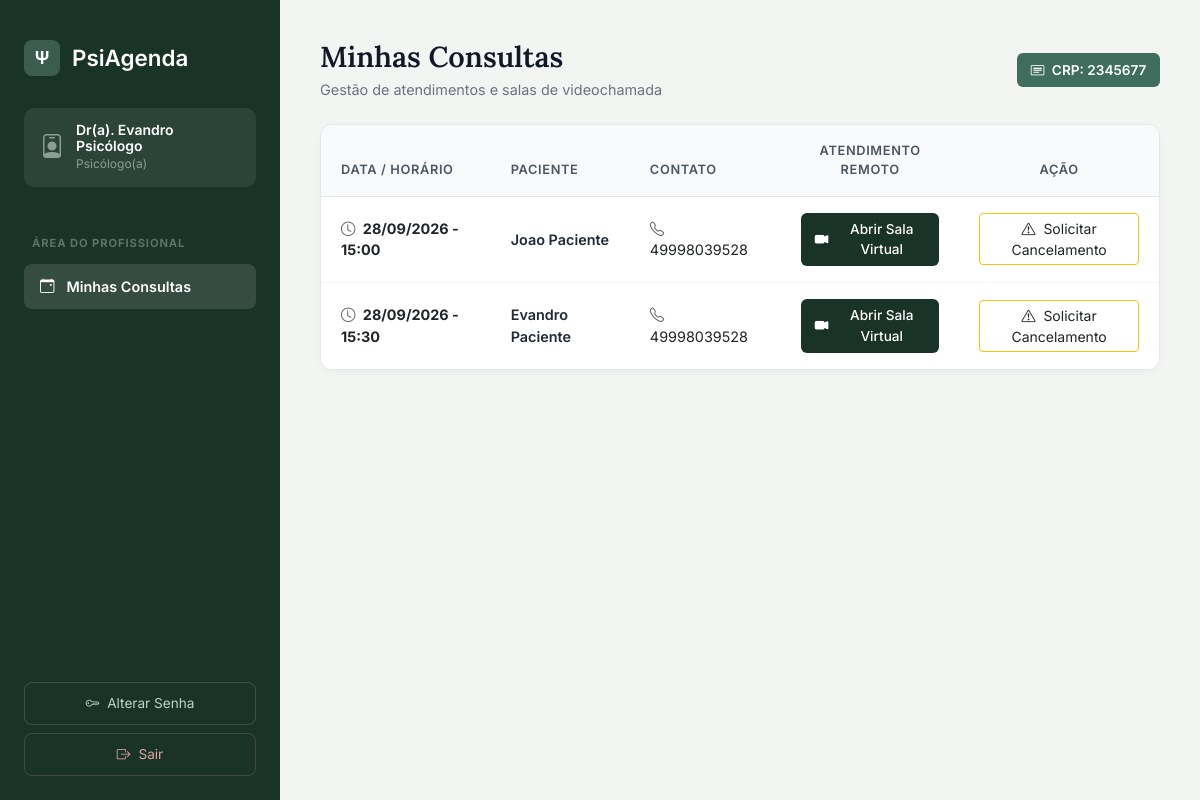
Page /psicologo/ (signed in) on the earlier database version.
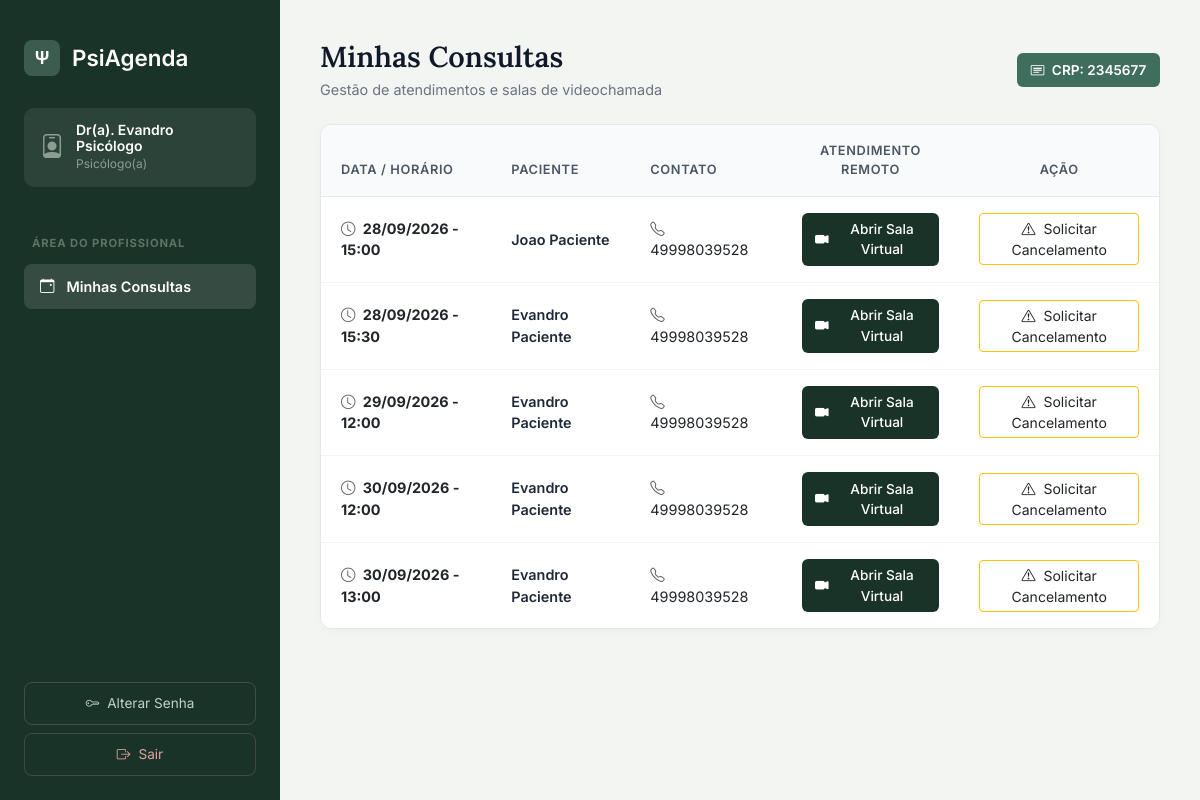
Same page on the later database version.
### agendamentos/models.py (models this page shows, shortened)
class Psicologo(models.Model):
  usuario = models.OneToOneField(
      User, on_delete=models.CASCADE, related_name='perfil_psicologo'
  )
  nome_completo = models.CharField(max_length=150)
  cpf = models.CharField(max_length=14, unique=True)
  crp = models.CharField(max_length=20, unique=True)
  data_nascimento = models.DateField()
  telefone = models.CharField(max_length=20)
  email = models.EmailField(unique=True)
  endereco = models.CharField(max_length=255)
  ativo = models.BooleanField(default=True)
  class Meta:
    verbose_name = 'Psicólogo'
    verbose_name_plural = 'Psicólogos'
    ordering = ['nome_completo']

class Agendamento(models.Model):
  STATUS_CHOICES = [
      ('AGENDADO', 'Agendado'),
      ('CONCLUIDO', 'Concluído'),
      ('CANCELADO', 'Cancelado'),
      ('Solicitado Cancelamento', 'Solicitado Cancelamento'),
  ]
  psicologo = models.ForeignKey(
      Psicologo, on_delete=models.PROTECT, related_name='agendamentos'
  )
  paciente = models.ForeignKey(
      Paciente, on_delete=models.PROTECT, related_name='agendamentos'
  )
  data_hora = models.DateTimeField()
  status = models.CharField(
      max_length=30, choices=STATUS_CHOICES, default='AGENDADO'
  )
  observacao = EncryptedTextField(blank=True, null=True)
  motivo_cancelamento = EncryptedTextField(blank=True, null=True)
  notificacao_confirmada = models.BooleanField(default=False)
  criado_em = models.DateTimeField(auto_now_add=True)
  atualizado_em = models.DateTimeField(auto_now=True)
  class Meta:
    verbose_name = 'Agendamento'
    verbose_name_plural = 'Agendamentos'
    ordering = ['-data_hora']

class Paciente(models.Model):
  nome_completo = models.CharField(max_length=150)
  cpf = models.CharField(max_length=14, unique=True)
  data_nascimento = models.DateField()
  telefone = models.CharField(max_length=20)
  email = models.EmailField(blank=True, null=True)
  endereco = models.CharField(max_length=255, blank=True, null=True)
  ativo = models.BooleanField(default=True)
  primeiro_acesso = models.BooleanField(default=True)
  class Meta:
    verbose_name = 'Paciente'
    verbose_name_plural = 'Pacientes'
    ordering = ['nome_completo']

### agendamentos/views.py (the view)
# urls.py: path('psicologo/', views.painel_psicologo, name='painel_psicologo'),
@login_required
def painel_psicologo(request):
    try:
        psicologo = Psicologo.objects.get(usuario=request.user)
    except Psicologo.DoesNotExist:
        messages.error(request, "Perfil de psicólogo não encontrado.")
        return redirect('painel_secretaria')
    agendamentos = Agendamento.objects.filter(psicologo=psicologo).order_by('data_hora')
    context = {
        'psicologo': psicologo,
        'agendamentos': agendamentos,
    }
    return render(request, 'agendamentos/painel_psicologo.html', context)

### agendamentos/templates/agendamentos/painel_psicologo.html (shortened to what this page needs)
<!DOCTYPE html>
<html lang="pt-br">
<head>
    <link href="https://cdn.jsdelivr.net/npm/bootstrap@5.3.0/dist/css/bootstrap.min.css" rel="stylesheet">
    <link rel="stylesheet" href="https://cdn.jsdelivr.net/npm/bootstrap-icons@1.10.5/font/bootstrap-icons.css">
</head>
<body>
<aside class="sidebar">
    <a href="{% url 'painel_psicologo' %}" class="brand-logo">
        <div class="logo-icon">Ψ</div>
        <span>PsiAgenda</span>
    </a>
    <div class="user-card">
        <i class="bi bi-person-badge"></i>
        <div>
            <p class="user-name">Dr(a). {{ psicologo.nome_completo }}</p>
            <p class="user-role">Psicólogo(a)</p>
        </div>
    </div>
    <nav class="nav-menu">
        <div class="nav-section-title">Área do Profissional</div>
        <a href="{% url 'painel_psicologo' %}" class="nav-btn active">
            <i class="bi bi-calendar-event"></i> Minhas Consultas
        </a>
    </nav>
    <div class="mt-auto d-flex flex-column gap-2">
        <a href="{% url 'alterar_senha' %}" class="logout-btn" style="color: #c2d1c7; border-color: rgba(255, 255, 255, 0.15);">
            <i class="bi bi-key"></i> Alterar Senha
        </a>
        <a href="{% url 'logout' %}" class="logout-btn">
            <i class="bi bi-box-arrow-right"></i> Sair
        </a>
    </div>
</aside>
<main class="main-content">
    <div class="d-flex justify-content-between align-items-center mb-4">
        <div>
            <h1 class="header-title">Minhas Consultas</h1>
            <p class="header-subtitle mb-0">Gestão de atendimentos e salas de videochamada</p>
        </div>
        <span class="badge-crp">
            <i class="bi bi-card-heading me-1"></i> CRP: {{ psicologo.crp }}
        </span>
    </div>
    <div class="card-custom">
        <div class="table-responsive">
            <table class="table align-middle">
                <thead>
                    <tr>
                        <th>Data / Horário</th>
                        <th>Paciente</th>
                        <th>Contato</th>
                        <th class="text-center">Atendimento Remoto</th>
                        <th class="text-center">Ação</th>
                    </tr>
                </thead>
                <tbody>
                    {% for consulta in agendamentos %}
                    <tr>
                        <td class="fw-bold text-dark">
                            <i class="bi bi-clock me-1 text-muted"></i> {{ consulta.data_hora|date:"d/m/Y - H:i" }}
                        </td>
                        <td class="fw-semibold">
                            {{ consulta.paciente.nome_completo }}
                        </td>
                        <td>
                            {% if consulta.paciente.telefone %}
                                <a href="https://wa.me/55{{ consulta.paciente.telefone|slugify }}" target="_blank" class="text-decoration-none text-dark">
                                    <i class="bi bi-telephone me-1 text-muted"></i> {{ consulta.paciente.telefone }}
                                </a>
                            {% else %}
                                <span class="text-muted">Não informado</span>
                            {% endif %}
                        </td>
                        <td class="text-center">
                            <a href="https://meet.jit.si/PsiAgenda-Consulta-{{ consulta.id }}" target="_blank" class="btn-meet">
                                <i class="bi bi-camera-video-fill me-1"></i> Abrir Sala Virtual
                            </a>
                        </td>
                        <td class="text-center">
                            {% if consulta.status == 'Solicitado Cancelamento' %}
                                <span class="badge-waiting">
                                    <i class="bi bi-clock-history me-1"></i> Aguardando Secretária
                                </span>
                            {% else %}
                                <a href="{% url 'solicitar_cancelamento_psicologo' consulta.pk %}" class="btn btn-sm btn-outline-warning text-dark">
                                    <i class="bi bi-exclamation-triangle me-1"></i> Solicitar Cancelamento
                                </a>
                            {% endif %}
                        </td>
                    </tr>
                    {% endfor %}
                </tbody>
            </table>
        </div>
    </div>
</main>
</body>
</html>

### agendamentos/templates/agendamentos/painel_psicologo.html (style rules this page uses)
* { box-sizing: border-box; font-family: 'Inter', sans-serif; }
body { background-color: #f3f5f3; min-height: 100vh; margin: 0; display: flex; }
.sidebar { width: 280px; background-color: #1a3328; color: #ffffff; min-height: 100vh; display: flex; flex-direction: column; padding: 2.5rem 1.5rem 1.5rem 1.5rem; position: fixed; top: 0; left: 0; bottom: 0; z-index: 100; }
.brand-logo { display: flex; align-items: center; gap: 0.75rem; font-family: 'Lora', serif; font-size: 1.4rem; font-weight: 600; margin-bottom: 2rem; color: #ffffff; text-decoration: none; }
.brand-logo .logo-icon { background-color: #3b5c4f; width: 36px; height: 36px; border-radius: 8px; display: flex; align-items: center; justify-content: center; font-weight: bold; font-size: 1.1rem; color: #ffffff; }
.user-card { background-color: rgba(255, 255, 255, 0.08); border-radius: 10px; padding: 0.85rem 1rem; margin-bottom: 2rem; display: flex; align-items: center; gap: 0.75rem; }
.user-card i { font-size: 1.5rem; color: #8c9e93; }
.user-card .user-name { font-size: 0.875rem; font-weight: 600; color: #ffffff; margin: 0; line-height: 1.2; }
.user-card .user-role { font-size: 0.75rem; color: #8c9e93; margin: 0; }
.nav-menu { display: flex; flex-direction: column; gap: 0.5rem; flex-grow: 1; }
.nav-section-title { font-size: 0.7rem; font-weight: 700; letter-spacing: 0.08em; color: #5c7365; text-transform: uppercase; margin-top: 1rem; margin-bottom: 0.25rem; padding-left: 0.5rem; }
.nav-btn { display: flex; align-items: center; gap: 0.75rem; padding: 0.75rem 1rem; color: #c2d1c7; text-decoration: none; border-radius: 8px; font-weight: 500; font-size: 0.9rem; transition: all 0.2s ease; }
.nav-btn.active { background-color: rgba(255, 255, 255, 0.12); color: #ffffff; font-weight: 600; }
.logout-btn { margin-top: auto; color: #e0a3a3; border: 1px solid rgba(224, 163, 163, 0.2); border-radius: 8px; padding: 0.65rem 1rem; text-decoration: none; display: flex; align-items: center; justify-content: center; gap: 0.5rem; font-size: 0.85rem; transition: all 0.2s; }
.main-content { margin-left: 280px; flex-grow: 1; padding: 2.5rem; width: calc(100% - 280px); }
.header-title { font-family: 'Lora', serif; font-size: 1.8rem; color: #111827; font-weight: 600; margin-bottom: 0.25rem; }
.header-subtitle { color: #6b7280; font-size: 0.9rem; }
.badge-crp { background-color: #3f6e5e; color: #ffffff; font-weight: 600; padding: 0.4rem 0.85rem; border-radius: 6px; font-size: 0.85rem; }
.card-custom { background-color: #ffffff; border: 1px solid #e5e7eb; border-radius: 12px; box-shadow: 0 2px 10px rgba(0, 0, 0, 0.03); overflow: hidden; }
.table { margin-bottom: 0; }
.table thead th { background-color: #f9fafb; color: #4b5563; font-weight: 600; font-size: 0.8rem; text-transform: uppercase; letter-spacing: 0.05em; padding: 1rem 1.25rem; border-bottom: 1px solid #e5e7eb; }
.table tbody td { padding: 1rem 1.25rem; color: #1f2937; font-size: 0.9rem; vertical-align: middle; border-bottom: 1px solid #f3f4f6; }
.table tbody tr:last-child td { border-bottom: none; }
.btn-meet { background-color: #1a3328; color: #ffffff; border: none; border-radius: 6px; padding: 0.4rem 0.85rem; font-size: 0.85rem; font-weight: 500; text-decoration: none; display: inline-flex; align-items: center; gap: 0.35rem; transition: background-color 0.2s; }

Differences in the rows shown:
added Agendamento: data_hora "29/09/2026 - 12:00", paciente.nome_completo "Evandro Paciente", paciente.telefone "49998039528", status "AGENDADO" (drawn)
added Agendamento: data_hora "30/09/2026 - 12:00", paciente.nome_completo "Evandro Paciente", paciente.telefone "49998039528", status "AGENDADO" (drawn)
added Agendamento: data_hora "30/09/2026 - 13:00", paciente.nome_completo "Evandro Paciente", paciente.telefone "49998039528", status "AGENDADO" (drawn)
